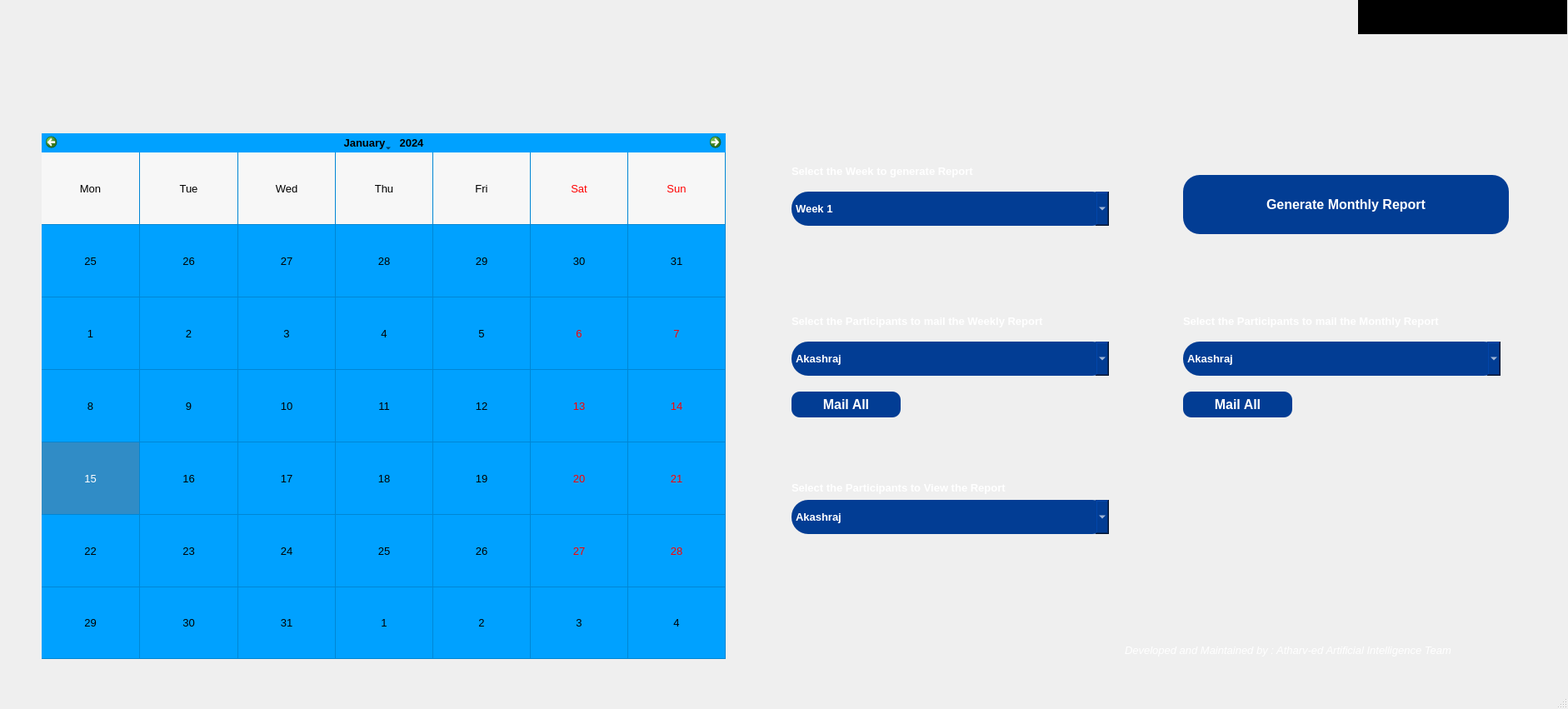
<?xml version="1.0" encoding="UTF-8"?>
<ui version="4.0">
 <class>MainWindow</class>
 <widget class="QMainWindow" name="MainWindow">
  <property name="enabled">
   <bool>true</bool>
  </property>
  <property name="geometry">
   <rect>
    <x>0</x>
    <y>0</y>
    <width>1882</width>
    <height>851</height>
   </rect>
  </property>
  <property name="windowTitle">
   <string>Employee Report Generator</string>
  </property>
  <property name="layoutDirection">
   <enum>Qt::LeftToRight</enum>
  </property>
  <widget class="QWidget" name="centralwidget">
   <widget class="QLabel" name="label">
    <property name="geometry">
     <rect>
      <x>0</x>
      <y>0</y>
      <width>1881</width>
      <height>801</height>
     </rect>
    </property>
    <property name="text">
     <string/>
    </property>
    <property name="pixmap">
     <pixmap>picture13.jpg</pixmap>
    </property>
    <property name="scaledContents">
     <bool>true</bool>
    </property>
   </widget>
   <widget class="QComboBox" name="comboBox">
    <property name="geometry">
     <rect>
      <x>1420</x>
      <y>410</y>
      <width>381</width>
      <height>41</height>
     </rect>
    </property>
    <property name="font">
     <font>
      <pointsize>10</pointsize>
      <weight>75</weight>
      <bold>true</bold>
     </font>
    </property>
    <property name="autoFillBackground">
     <bool>false</bool>
    </property>
    <property name="styleSheet">
     <string notr="true">color: rgb(255, 255, 255);
background-color: rgb(2, 61, 148);
border-radius: 20px;</string>
    </property>
    <property name="editable">
     <bool>false</bool>
    </property>
    <property name="currentText">
     <string>Akashraj</string>
    </property>
    <property name="currentIndex">
     <number>0</number>
    </property>
    <property name="maxVisibleItems">
     <number>10</number>
    </property>
    <property name="insertPolicy">
     <enum>QComboBox::InsertAtBottom</enum>
    </property>
    <property name="duplicatesEnabled">
     <bool>false</bool>
    </property>
    <item>
     <property name="text">
      <string>Akashraj</string>
     </property>
    </item>
    <item>
     <property name="text">
      <string>Anargya</string>
     </property>
    </item>
    <item>
     <property name="text">
      <string>Anush</string>
     </property>
    </item>
    <item>
     <property name="text">
      <string>Pranathi</string>
     </property>
    </item>
    <item>
     <property name="text">
      <string>Prathik</string>
     </property>
    </item>
    <item>
     <property name="text">
      <string>Vanshika</string>
     </property>
    </item>
    <item>
     <property name="text">
      <string>Vikas</string>
     </property>
    </item>
    <item>
     <property name="text">
      <string>Abhishek Dileep</string>
     </property>
    </item>
    <item>
     <property name="text">
      <string>Akshatha</string>
     </property>
    </item>
    <item>
     <property name="text">
      <string>Aman</string>
     </property>
    </item>
    <item>
     <property name="text">
      <string>Anjali</string>
     </property>
    </item>
    <item>
     <property name="text">
      <string>Ankith</string>
     </property>
    </item>
    <item>
     <property name="text">
      <string>Aravinda</string>
     </property>
    </item>
    <item>
     <property name="text">
      <string>Avish</string>
     </property>
    </item>
    <item>
     <property name="text">
      <string>Basanagouda</string>
     </property>
    </item>
    <item>
     <property name="text">
      <string>Blen Josvin saldanha</string>
     </property>
    </item>
    <item>
     <property name="text">
      <string>Dhanraj</string>
     </property>
    </item>
    <item>
     <property name="text">
      <string>Harshitha</string>
     </property>
    </item>
    <item>
     <property name="text">
      <string>Josvin</string>
     </property>
    </item>
    <item>
     <property name="text">
      <string>Keerthana</string>
     </property>
    </item>
    <item>
     <property name="text">
      <string>Leeladhar</string>
     </property>
    </item>
    <item>
     <property name="text">
      <string>Meghana</string>
     </property>
    </item>
    <item>
     <property name="text">
      <string>Mokshith</string>
     </property>
    </item>
    <item>
     <property name="text">
      <string>Namya</string>
     </property>
    </item>
    <item>
     <property name="text">
      <string>Neha</string>
     </property>
    </item>
    <item>
     <property name="text">
      <string>Nidhish</string>
     </property>
    </item>
    <item>
     <property name="text">
      <string>Poornima</string>
     </property>
    </item>
    <item>
     <property name="text">
      <string>Pramod</string>
     </property>
    </item>
    <item>
     <property name="text">
      <string>Prasidda</string>
     </property>
    </item>
    <item>
     <property name="text">
      <string>Prathiksha</string>
     </property>
    </item>
    <item>
     <property name="text">
      <string>Praveen</string>
     </property>
    </item>
    <item>
     <property name="text">
      <string>Preetham</string>
     </property>
    </item>
    <item>
     <property name="text">
      <string>Ranjitha</string>
     </property>
    </item>
    <item>
     <property name="text">
      <string>Rathik</string>
     </property>
    </item>
    <item>
     <property name="text">
      <string>Rishabh</string>
     </property>
    </item>
    <item>
     <property name="text">
      <string>Udith</string>
     </property>
    </item>
    <item>
     <property name="text">
      <string>Sameer</string>
     </property>
    </item>
    <item>
     <property name="text">
      <string>Sharath</string>
     </property>
    </item>
    <item>
     <property name="text">
      <string>Shashank</string>
     </property>
    </item>
    <item>
     <property name="text">
      <string>Shreya R</string>
     </property>
    </item>
    <item>
     <property name="text">
      <string>Shreyas</string>
     </property>
    </item>
    <item>
     <property name="text">
      <string>Shrinivas</string>
     </property>
    </item>
    <item>
     <property name="text">
      <string>Shubham</string>
     </property>
    </item>
    <item>
     <property name="text">
      <string>Sudhanva</string>
     </property>
    </item>
    <item>
     <property name="text">
      <string>Sushmitha</string>
     </property>
    </item>
    <item>
     <property name="text">
      <string>Vadiraj</string>
     </property>
    </item>
    <item>
     <property name="text">
      <string>Varsha</string>
     </property>
    </item>
    <item>
     <property name="text">
      <string>Vidhin</string>
     </property>
    </item>
    <item>
     <property name="text">
      <string>Vighnesh</string>
     </property>
    </item>
    <item>
     <property name="text">
      <string>Vijetha</string>
     </property>
    </item>
    <item>
     <property name="text">
      <string>Vikas</string>
     </property>
    </item>
    <item>
     <property name="text">
      <string>Vineeth</string>
     </property>
    </item>
    <item>
     <property name="text">
      <string>Vrujesh</string>
     </property>
    </item>
    <item>
     <property name="text">
      <string>Yogitha</string>
     </property>
    </item>
   </widget>
   <widget class="QLabel" name="label_6">
    <property name="geometry">
     <rect>
      <x>1350</x>
      <y>770</y>
      <width>511</width>
      <height>20</height>
     </rect>
    </property>
    <property name="font">
     <font>
      <family>Arial</family>
      <pointsize>10</pointsize>
      <italic>true</italic>
     </font>
    </property>
    <property name="styleSheet">
     <string notr="true">color: rgb(255, 255, 255);</string>
    </property>
    <property name="text">
     <string>Developed and Maintained by : Atharv-ed Artificial Intelligence Team</string>
    </property>
   </widget>
   <widget class="QLabel" name="label_4">
    <property name="geometry">
     <rect>
      <x>950</x>
      <y>570</y>
      <width>341</width>
      <height>31</height>
     </rect>
    </property>
    <property name="font">
     <font>
      <family>Arial</family>
      <pointsize>10</pointsize>
      <weight>75</weight>
      <bold>true</bold>
     </font>
    </property>
    <property name="styleSheet">
     <string notr="true">color: rgb(255, 255, 255);</string>
    </property>
    <property name="text">
     <string>Select the Participants to View the Report</string>
    </property>
   </widget>
   <widget class="QCalendarWidget" name="calendar">
    <property name="geometry">
     <rect>
      <x>50</x>
      <y>160</y>
      <width>821</width>
      <height>631</height>
     </rect>
    </property>
    <property name="font">
     <font>
      <family>Arial</family>
      <pointsize>10</pointsize>
      <weight>9</weight>
      <italic>false</italic>
      <bold>false</bold>
     </font>
    </property>
    <property name="styleSheet">
     <string notr="true">font: 75 10pt &quot;Arial&quot;;
color: rgb(0, 0, 0);
background-color: rgb(0, 161, 255);
</string>
    </property>
    <property name="minimumDate">
     <date>
      <year>1847</year>
      <month>9</month>
      <day>14</day>
     </date>
    </property>
    <property name="firstDayOfWeek">
     <enum>Qt::Monday</enum>
    </property>
    <property name="gridVisible">
     <bool>true</bool>
    </property>
    <property name="selectionMode">
     <enum>QCalendarWidget::SingleSelection</enum>
    </property>
    <property name="horizontalHeaderFormat">
     <enum>QCalendarWidget::ShortDayNames</enum>
    </property>
    <property name="verticalHeaderFormat">
     <enum>QCalendarWidget::NoVerticalHeader</enum>
    </property>
    <property name="navigationBarVisible">
     <bool>true</bool>
    </property>
    <property name="dateEditEnabled">
     <bool>true</bool>
    </property>
   </widget>
   <widget class="QLabel" name="lbl">
    <property name="geometry">
     <rect>
      <x>1630</x>
      <y>0</y>
      <width>251</width>
      <height>41</height>
     </rect>
    </property>
    <property name="font">
     <font>
      <pointsize>10</pointsize>
      <weight>75</weight>
      <bold>true</bold>
     </font>
    </property>
    <property name="styleSheet">
     <string notr="true">background-color: rgb(0, 0, 0);
color: rgb(255, 255, 255);</string>
    </property>
    <property name="text">
     <string/>
    </property>
   </widget>
   <widget class="QLabel" name="label_2">
    <property name="geometry">
     <rect>
      <x>520</x>
      <y>0</y>
      <width>781</width>
      <height>151</height>
     </rect>
    </property>
    <property name="autoFillBackground">
     <bool>false</bool>
    </property>
    <property name="text">
     <string/>
    </property>
    <property name="pixmap">
     <pixmap>Picture1.png</pixmap>
    </property>
    <property name="scaledContents">
     <bool>true</bool>
    </property>
   </widget>
   <widget class="QComboBox" name="comboBox_2">
    <property name="geometry">
     <rect>
      <x>950</x>
      <y>230</y>
      <width>381</width>
      <height>41</height>
     </rect>
    </property>
    <property name="font">
     <font>
      <pointsize>10</pointsize>
      <weight>75</weight>
      <bold>true</bold>
     </font>
    </property>
    <property name="autoFillBackground">
     <bool>false</bool>
    </property>
    <property name="styleSheet">
     <string notr="true">color: rgb(255, 255, 255);
background-color: rgb(2, 61, 148);
border-radius: 20px;</string>
    </property>
    <property name="editable">
     <bool>false</bool>
    </property>
    <property name="currentText">
     <string>Week 1</string>
    </property>
    <property name="currentIndex">
     <number>0</number>
    </property>
    <property name="maxVisibleItems">
     <number>10</number>
    </property>
    <property name="insertPolicy">
     <enum>QComboBox::InsertAtBottom</enum>
    </property>
    <property name="duplicatesEnabled">
     <bool>false</bool>
    </property>
    <item>
     <property name="text">
      <string>Week 1</string>
     </property>
    </item>
    <item>
     <property name="text">
      <string>Week 2</string>
     </property>
    </item>
    <item>
     <property name="text">
      <string>Week 3</string>
     </property>
    </item>
    <item>
     <property name="text">
      <string>Week 4</string>
     </property>
    </item>
   </widget>
   <widget class="QPushButton" name="pushButton_3">
    <property name="geometry">
     <rect>
      <x>1420</x>
      <y>210</y>
      <width>391</width>
      <height>71</height>
     </rect>
    </property>
    <property name="font">
     <font>
      <family>Arial</family>
      <pointsize>12</pointsize>
      <weight>75</weight>
      <bold>true</bold>
     </font>
    </property>
    <property name="focusPolicy">
     <enum>Qt::ClickFocus</enum>
    </property>
    <property name="acceptDrops">
     <bool>true</bool>
    </property>
    <property name="styleSheet">
     <string notr="true">color: rgb(255, 255, 255);
background-color: rgb(2, 61, 148);
border-radius :20px;</string>
    </property>
    <property name="text">
     <string>Generate Monthly Report</string>
    </property>
   </widget>
   <widget class="QLabel" name="label_5">
    <property name="geometry">
     <rect>
      <x>950</x>
      <y>370</y>
      <width>391</width>
      <height>31</height>
     </rect>
    </property>
    <property name="font">
     <font>
      <family>Arial</family>
      <pointsize>10</pointsize>
      <weight>75</weight>
      <bold>true</bold>
     </font>
    </property>
    <property name="styleSheet">
     <string notr="true">color: rgb(255, 255, 255);</string>
    </property>
    <property name="text">
     <string>Select the Participants to mail the Weekly Report</string>
    </property>
   </widget>
   <widget class="QLabel" name="label_3">
    <property name="geometry">
     <rect>
      <x>1420</x>
      <y>370</y>
      <width>391</width>
      <height>31</height>
     </rect>
    </property>
    <property name="font">
     <font>
      <family>Arial</family>
      <pointsize>10</pointsize>
      <weight>75</weight>
      <bold>true</bold>
     </font>
    </property>
    <property name="styleSheet">
     <string notr="true">color: rgb(255, 255, 255);</string>
    </property>
    <property name="text">
     <string>Select the Participants to mail the Monthly Report</string>
    </property>
   </widget>
   <widget class="QLabel" name="label_7">
    <property name="geometry">
     <rect>
      <x>950</x>
      <y>190</y>
      <width>291</width>
      <height>31</height>
     </rect>
    </property>
    <property name="font">
     <font>
      <family>Arial</family>
      <pointsize>10</pointsize>
      <weight>75</weight>
      <bold>true</bold>
     </font>
    </property>
    <property name="styleSheet">
     <string notr="true">color: rgb(255, 255, 255);</string>
    </property>
    <property name="text">
     <string>Select the Week to generate Report</string>
    </property>
   </widget>
   <widget class="QPushButton" name="pushButton_4">
    <property name="geometry">
     <rect>
      <x>950</x>
      <y>470</y>
      <width>131</width>
      <height>31</height>
     </rect>
    </property>
    <property name="font">
     <font>
      <family>Arial</family>
      <pointsize>12</pointsize>
      <weight>75</weight>
      <bold>true</bold>
     </font>
    </property>
    <property name="styleSheet">
     <string notr="true">color: rgb(255, 255, 255);
background-color: rgb(2, 61, 148);
border-radius :10px;</string>
    </property>
    <property name="text">
     <string>Mail All</string>
    </property>
   </widget>
   <widget class="QPushButton" name="pushButton_6">
    <property name="geometry">
     <rect>
      <x>1420</x>
      <y>470</y>
      <width>131</width>
      <height>31</height>
     </rect>
    </property>
    <property name="font">
     <font>
      <family>Arial</family>
      <pointsize>12</pointsize>
      <weight>75</weight>
      <bold>true</bold>
     </font>
    </property>
    <property name="styleSheet">
     <string notr="true">color: rgb(255, 255, 255);
background-color: rgb(2, 61, 148);
border-radius :10px;</string>
    </property>
    <property name="text">
     <string>Mail All</string>
    </property>
   </widget>
   <widget class="QComboBox" name="comboBox_4">
    <property name="geometry">
     <rect>
      <x>950</x>
      <y>410</y>
      <width>381</width>
      <height>41</height>
     </rect>
    </property>
    <property name="font">
     <font>
      <pointsize>10</pointsize>
      <weight>75</weight>
      <bold>true</bold>
     </font>
    </property>
    <property name="autoFillBackground">
     <bool>false</bool>
    </property>
    <property name="styleSheet">
     <string notr="true">color: rgb(255, 255, 255);
background-color: rgb(2, 61, 148);
border-radius: 20px;</string>
    </property>
    <property name="editable">
     <bool>false</bool>
    </property>
    <property name="currentText">
     <string>Akashraj</string>
    </property>
    <property name="currentIndex">
     <number>0</number>
    </property>
    <property name="maxVisibleItems">
     <number>10</number>
    </property>
    <property name="insertPolicy">
     <enum>QComboBox::InsertAtBottom</enum>
    </property>
    <property name="duplicatesEnabled">
     <bool>false</bool>
    </property>
    <item>
     <property name="text">
      <string>Akashraj</string>
     </property>
    </item>
    <item>
     <property name="text">
      <string>Anargya</string>
     </property>
    </item>
    <item>
     <property name="text">
      <string>Anush</string>
     </property>
    </item>
    <item>
     <property name="text">
      <string>Pranathi</string>
     </property>
    </item>
    <item>
     <property name="text">
      <string>Prathik</string>
     </property>
    </item>
    <item>
     <property name="text">
      <string>Vanshika</string>
     </property>
    </item>
    <item>
     <property name="text">
      <string>Vikas</string>
     </property>
    </item>
    <item>
     <property name="text">
      <string>Abhishek Dileep</string>
     </property>
    </item>
    <item>
     <property name="text">
      <string>Akshatha</string>
     </property>
    </item>
    <item>
     <property name="text">
      <string>Aman</string>
     </property>
    </item>
    <item>
     <property name="text">
      <string>Anjali</string>
     </property>
    </item>
    <item>
     <property name="text">
      <string>Ankith</string>
     </property>
    </item>
    <item>
     <property name="text">
      <string>Aravinda</string>
     </property>
    </item>
    <item>
     <property name="text">
      <string>Avish</string>
     </property>
    </item>
    <item>
     <property name="text">
      <string>Basanagouda</string>
     </property>
    </item>
    <item>
     <property name="text">
      <string>Blen Josvin saldanha</string>
     </property>
    </item>
    <item>
     <property name="text">
      <string>Dhanraj</string>
     </property>
    </item>
    <item>
     <property name="text">
      <string>Harshitha</string>
     </property>
    </item>
    <item>
     <property name="text">
      <string>Josvin</string>
     </property>
    </item>
    <item>
     <property name="text">
      <string>Keerthana</string>
     </property>
    </item>
    <item>
     <property name="text">
      <string>Leeladhar</string>
     </property>
    </item>
    <item>
     <property name="text">
      <string>Meghana</string>
     </property>
    </item>
    <item>
     <property name="text">
      <string>Mokshith</string>
     </property>
    </item>
    <item>
     <property name="text">
      <string>Namya</string>
     </property>
    </item>
    <item>
     <property name="text">
      <string>Neha</string>
     </property>
    </item>
    <item>
     <property name="text">
      <string>Nidhish</string>
     </property>
    </item>
    <item>
     <property name="text">
      <string>Poornima</string>
     </property>
    </item>
    <item>
     <property name="text">
      <string>Pramod</string>
     </property>
    </item>
    <item>
     <property name="text">
      <string>Prasidda</string>
     </property>
    </item>
    <item>
     <property name="text">
      <string>Prathiksha</string>
     </property>
    </item>
    <item>
     <property name="text">
      <string>Praveen</string>
     </property>
    </item>
    <item>
     <property name="text">
      <string>Preetham</string>
     </property>
    </item>
    <item>
     <property name="text">
      <string>Ranjitha</string>
     </property>
    </item>
    <item>
     <property name="text">
      <string>Rathik</string>
     </property>
    </item>
    <item>
     <property name="text">
      <string>Rishabh</string>
     </property>
    </item>
    <item>
     <property name="text">
      <string>Udith</string>
     </property>
    </item>
    <item>
     <property name="text">
      <string>Sameer</string>
     </property>
    </item>
    <item>
     <property name="text">
      <string>Sharath</string>
     </property>
    </item>
    <item>
     <property name="text">
      <string>Shashank</string>
     </property>
    </item>
    <item>
     <property name="text">
      <string>Shreya R</string>
     </property>
    </item>
    <item>
     <property name="text">
      <string>Shreyas</string>
     </property>
    </item>
    <item>
     <property name="text">
      <string>Shrinivas</string>
     </property>
    </item>
    <item>
     <property name="text">
      <string>Shubham</string>
     </property>
    </item>
    <item>
     <property name="text">
      <string>Sudhanva</string>
     </property>
    </item>
    <item>
     <property name="text">
      <string>Sushmitha</string>
     </property>
    </item>
    <item>
     <property name="text">
      <string>Vadiraj</string>
     </property>
    </item>
    <item>
     <property name="text">
      <string>Varsha</string>
     </property>
    </item>
    <item>
     <property name="text">
      <string>Vidhin</string>
     </property>
    </item>
    <item>
     <property name="text">
      <string>Vighnesh</string>
     </property>
    </item>
    <item>
     <property name="text">
      <string>Vijetha</string>
     </property>
    </item>
    <item>
     <property name="text">
      <string>Vikas</string>
     </property>
    </item>
    <item>
     <property name="text">
      <string>Vineeth</string>
     </property>
    </item>
    <item>
     <property name="text">
      <string>Vrujesh</string>
     </property>
    </item>
    <item>
     <property name="text">
      <string>Yogitha</string>
     </property>
    </item>
   </widget>
   <widget class="QComboBox" name="comboBox_3">
    <property name="geometry">
     <rect>
      <x>950</x>
      <y>600</y>
      <width>381</width>
      <height>41</height>
     </rect>
    </property>
    <property name="font">
     <font>
      <pointsize>10</pointsize>
      <weight>75</weight>
      <bold>true</bold>
     </font>
    </property>
    <property name="autoFillBackground">
     <bool>false</bool>
    </property>
    <property name="styleSheet">
     <string notr="true">color: rgb(255, 255, 255);
background-color: rgb(2, 61, 148);
border-radius: 20px;</string>
    </property>
    <property name="editable">
     <bool>false</bool>
    </property>
    <property name="currentText">
     <string>Akashraj</string>
    </property>
    <property name="currentIndex">
     <number>0</number>
    </property>
    <property name="maxVisibleItems">
     <number>10</number>
    </property>
    <property name="insertPolicy">
     <enum>QComboBox::InsertAtBottom</enum>
    </property>
    <property name="duplicatesEnabled">
     <bool>false</bool>
    </property>
    <item>
     <property name="text">
      <string>Akashraj</string>
     </property>
    </item>
    <item>
     <property name="text">
      <string>Anargya</string>
     </property>
    </item>
    <item>
     <property name="text">
      <string>Anush</string>
     </property>
    </item>
    <item>
     <property name="text">
      <string>Pranathi</string>
     </property>
    </item>
    <item>
     <property name="text">
      <string>Prathik</string>
     </property>
    </item>
    <item>
     <property name="text">
      <string>Vanshika</string>
     </property>
    </item>
    <item>
     <property name="text">
      <string>Vikas</string>
     </property>
    </item>
    <item>
     <property name="text">
      <string>Abhishek Dileep</string>
     </property>
    </item>
    <item>
     <property name="text">
      <string>Akshatha</string>
     </property>
    </item>
    <item>
     <property name="text">
      <string>Aman</string>
     </property>
    </item>
    <item>
     <property name="text">
      <string>Anjali</string>
     </property>
    </item>
    <item>
     <property name="text">
      <string>Ankith</string>
     </property>
    </item>
    <item>
     <property name="text">
      <string>Aravinda</string>
     </property>
    </item>
    <item>
     <property name="text">
      <string>Avish</string>
     </property>
    </item>
    <item>
     <property name="text">
      <string>Basanagouda</string>
     </property>
    </item>
    <item>
     <property name="text">
      <string>Blen Josvin saldanha</string>
     </property>
    </item>
    <item>
     <property name="text">
      <string>Dhanraj</string>
     </property>
    </item>
    <item>
     <property name="text">
      <string>Harshitha</string>
     </property>
    </item>
    <item>
     <property name="text">
      <string>Josvin</string>
     </property>
    </item>
    <item>
     <property name="text">
      <string>Keerthana</string>
     </property>
    </item>
    <item>
     <property name="text">
      <string>Leeladhar</string>
     </property>
    </item>
    <item>
     <property name="text">
      <string>Meghana</string>
     </property>
    </item>
    <item>
     <property name="text">
      <string>Mokshith</string>
     </property>
    </item>
    <item>
     <property name="text">
      <string>Namya</string>
     </property>
    </item>
    <item>
     <property name="text">
      <string>Neha</string>
     </property>
    </item>
    <item>
     <property name="text">
      <string>Nidhish</string>
     </property>
    </item>
    <item>
     <property name="text">
      <string>Poornima</string>
     </property>
    </item>
    <item>
     <property name="text">
      <string>Pramod</string>
     </property>
    </item>
    <item>
     <property name="text">
      <string>Prasidda</string>
     </property>
    </item>
    <item>
     <property name="text">
      <string>Prathiksha</string>
     </property>
    </item>
    <item>
     <property name="text">
      <string>Praveen</string>
     </property>
    </item>
    <item>
     <property name="text">
      <string>Preetham</string>
     </property>
    </item>
    <item>
     <property name="text">
      <string>Ranjitha</string>
     </property>
    </item>
    <item>
     <property name="text">
      <string>Rathik</string>
     </property>
    </item>
    <item>
     <property name="text">
      <string>Rishabh</string>
     </property>
    </item>
    <item>
     <property name="text">
      <string>Udith</string>
     </property>
    </item>
    <item>
     <property name="text">
      <string>Sameer</string>
     </property>
    </item>
    <item>
     <property name="text">
      <string>Sharath</string>
     </property>
    </item>
    <item>
     <property name="text">
      <string>Shashank</string>
     </property>
    </item>
    <item>
     <property name="text">
      <string>Shreya R</string>
     </property>
    </item>
    <item>
     <property name="text">
      <string>Shreyas</string>
     </property>
    </item>
    <item>
     <property name="text">
      <string>Shrinivas</string>
     </property>
    </item>
    <item>
     <property name="text">
      <string>Shubham</string>
     </property>
    </item>
    <item>
     <property name="text">
      <string>Sudhanva</string>
     </property>
    </item>
    <item>
     <property name="text">
      <string>Sushmitha</string>
     </property>
    </item>
    <item>
     <property name="text">
      <string>Vadiraj</string>
     </property>
    </item>
    <item>
     <property name="text">
      <string>Varsha</string>
     </property>
    </item>
    <item>
     <property name="text">
      <string>Vidhin</string>
     </property>
    </item>
    <item>
     <property name="text">
      <string>Vighnesh</string>
     </property>
    </item>
    <item>
     <property name="text">
      <string>Vijetha</string>
     </property>
    </item>
    <item>
     <property name="text">
      <string>Vikas</string>
     </property>
    </item>
    <item>
     <property name="text">
      <string>Vineeth</string>
     </property>
    </item>
    <item>
     <property name="text">
      <string>Vrujesh</string>
     </property>
    </item>
    <item>
     <property name="text">
      <string>Yogitha</string>
     </property>
    </item>
   </widget>
  </widget>
  <widget class="QMenuBar" name="menubar">
   <property name="geometry">
    <rect>
     <x>0</x>
     <y>0</y>
     <width>1882</width>
     <height>26</height>
    </rect>
   </property>
  </widget>
  <widget class="QStatusBar" name="statusbar"/>
 </widget>
 <resources/>
 <connections/>
</ui>
